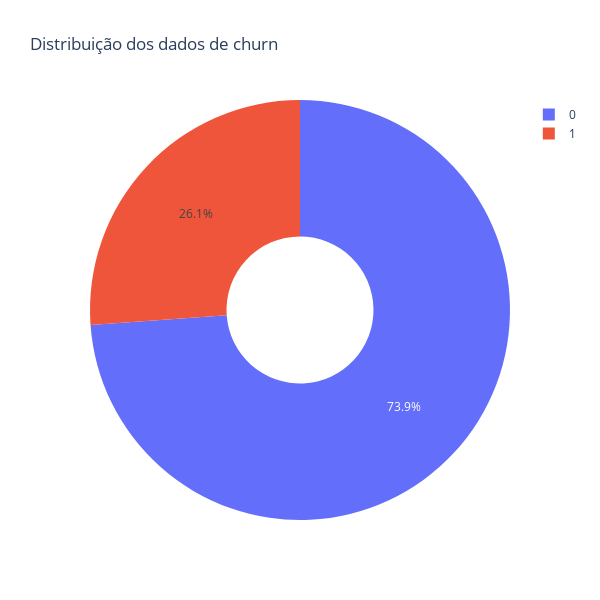

Notebook code for this chart:
### Markdown cell above
E por último, avaliando-se a nossa coluna "target" que é a representação da quantidade de churns no dataset. A fim de avaliar isto de forma proporcional, exibindo-se o comparativo dos dados entre clientes que são ou não são churn, optou-se pelo gráfico de pizza abaixo. Importante destacar que, para este caso, suprimiu-se os dados nulos, visto que ainda não foram tratados.

Obs: diferentemente dos gráficos anteriores que foi utilizada a biblioteca Seaborn para plotagem, neste caso utilizou-se da Plotly.

### Code cell
fig = px.pie(
    data_frame = streaming.dropna(),
    names = 'Churned',
    hole = 0.35,
    title = 'Distribuição dos dados de churn'
)

fig.update_layout(
    height = 600,
    width = 600
)

fig

### Figure 1 — Plotly figure (JSON) as saved in the notebook; plotly's stock layout.template omitted (floating-point values rounded to 4 significant figures; data arrays with more than 128 entries replaced by an {"elided": "..."} marker saying what was removed)
{"data": [{"domain": {"x": [0, 1], "y": [0, 1]}, "hole": 0.35, "hovertemplate": "Churned=%{label}<extra></extra>", "labels": {"elided": "1431 int values"}, "legendgroup": "", "name": "", "showlegend": true, "type": "pie"}], "layout": {"height": 600, "legend": {"tracegroupgap": 0}, "title": {"text": "Distribuição dos dados de churn"}, "width": 600}}
